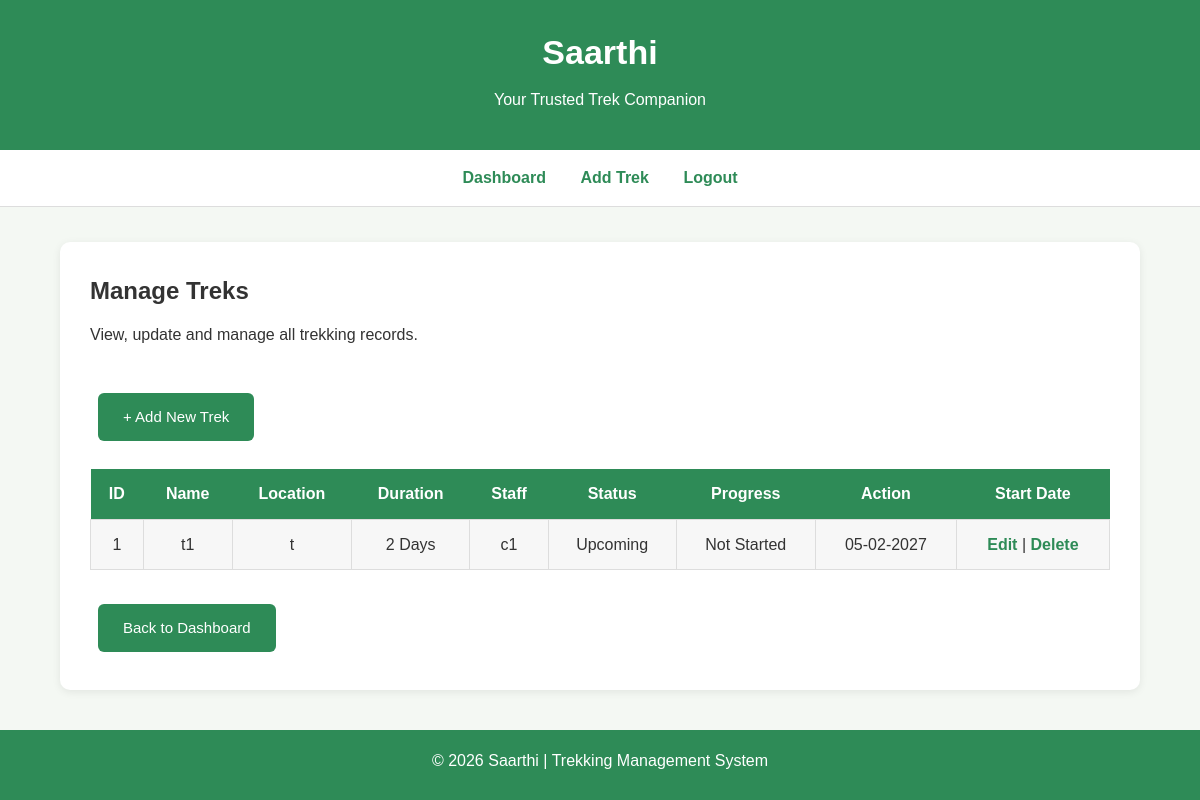
Screenshot of /treks (signed in) with the database file from the repository.
### app.py (models this page shows)
class Trekking_table(db.Model):
    id = db.Column(db.Integer, primary_key=True)
    name = db.Column(db.String(100), nullable=False)
    location = db.Column(db.String(100), nullable=False)
    user_id = db.Column(db.Integer, db.ForeignKey('user.id'), nullable=False)
    description = db.Column(db.Text, nullable=False)
    duration = db.Column(db.Integer, nullable=False)
    start_date = db.Column(db.Date, nullable=False)
    end_date = db.Column(db.Date, nullable=False)
    difficulty = db.Column(db.String(20), default="Easy")
    staff_id = db.Column(db.Integer, db.ForeignKey('staff.id'))
    available_slots = db.Column(db.Integer, default=20)
    status = db.Column(db.String(20), default="Upcoming")
    progress = db.Column(db.String(20), default="Not Started")

class Staff(db.Model):
    id = db.Column(db.Integer, primary_key=True)
    name = db.Column(db.String(100), nullable=False)
    role = db.Column(db.String(20), nullable=False)
    status = db.Column(db.String(20), default="pending")
    treks = db.relationship('Trekking_table', backref='staff', lazy=True)

### app.py (the view)
@app.route("/treks")
def list_treks():
    if "user_id" not in session:
        return redirect("/login")
    if session.get("role") != "admin":
        return "Access Denied"
    treks = Trekking_table.query.all()
    return render_template('Admin/treks.html', treks=treks)

### templates/Admin/treks.html (shortened to what this page needs)
<!doctype html>
<html lang="en">
  <head>
    <link
      rel="stylesheet"
      href="{{ url_for('static', filename='css/style.css') }}"
    />
  </head>
  <body>
    <header>
      <h1>Saarthi</h1>
      <p>Your Trusted Trek Companion</p>
    </header>
    <nav>
      <a href="/admin_dashboard">Dashboard</a>
      <a href="/create_trek">Add Trek</a>
      <a href="/logout">Logout</a>
    </nav>
    <div class="container">
      <div class="card">
        <h2>Manage Treks</h2>
        <p>View, update and manage all trekking records.</p>
        <br />
        <a href="/create_trek" class="btn">+ Add New Trek</a>
        <table>
          <tr>
            <th>ID</th>
            <th>Name</th>
            <th>Location</th>
            <th>Duration</th>
            <th>Staff</th>
            <th>Status</th>
            <th>Progress</th>
            <th>Action</th>
            <th>Start Date</th>
          </tr>
          {% for trek in treks %}
          <tr>
            <td>{{ trek.id }}</td>
            <td>{{ trek.name }}</td>
            <td>{{ trek.location }}</td>
            <td>{{ trek.duration }} Days</td>
            <td>
              {% if trek.staff %} {{ trek.staff.name }} {% else %} Not Assigned
              {% endif %}
            </td>
            <td>{{ trek.status }}</td>
            <td>{{ trek.progress }}</td>
            <td>{{ trek.start_date.strftime("%d-%m-%Y") }}</td>
            <td>
              <a href="/update_trek/{{ trek.id }}">Edit</a>
              |
              <a href="/remove_trek/{{ trek.id }}">Delete</a>
            </td>
          </tr>
          {% endfor %}
        </table>
        <br />
        <a href="/admin_dashboard" class="btn">Back to Dashboard</a>
      </div>
    </div>
    <footer>
      <p>© 2026 Saarthi | Trekking Management System</p>
    </footer>
  </body>
</html>

### static/css/style.css (style rules this page uses)
* { margin:0; padding:0; box-sizing:border-box; }
body { font-family:Arial, Helvetica, sans-serif; background:#f4f8f3; color:#333; line-height:1.6; }
header { background:#2e8b57; color:white; text-align:center; padding:25px; }
header h1 { font-size:34px; margin-bottom:8px; }
header p { font-size:16px; }
nav { background:white; text-align:center; padding:15px; border-bottom:1px solid #dddddd; }
nav a { color:#2e8b57; text-decoration:none; margin:0 15px; font-weight:bold; }
.container { width:90%; max-width:1100px; margin:35px auto; }
.card { background:white; padding:30px; border-radius:10px; box-shadow:0 2px 8px rgba(0,0,0,0.08); margin-bottom:30px; }
.btn { display:inline-block; background:#2e8b57; color:white; text-decoration:none; padding:12px 25px; border-radius:6px; margin:8px; border:none; cursor:pointer; font-size:15px; }
table { width:100%; border-collapse:collapse; background:white; margin-top:20px; }
table th { background:#2e8b57; color:white; padding:12px; }
table td { padding:12px; border:1px solid #dddddd; text-align:center; }
table tr:nth-child(even) { background:#f7f7f7; }
table a { color:#2e8b57; text-decoration:none; font-weight:bold; }
h1 { margin-bottom:15px; }
h2 { margin-bottom:12px; }
p { margin-bottom:12px; }
a { color:#2e8b57; }
footer { margin-top:40px; background:#2e8b57; color:white; text-align:center; padding:18px; }

### rows the page displays
Trekking_table: id "1", name "t1", location "t", duration "2", staff.name "c1", status "Upcoming", progress "Not Started", start_date "05-02-2027"
